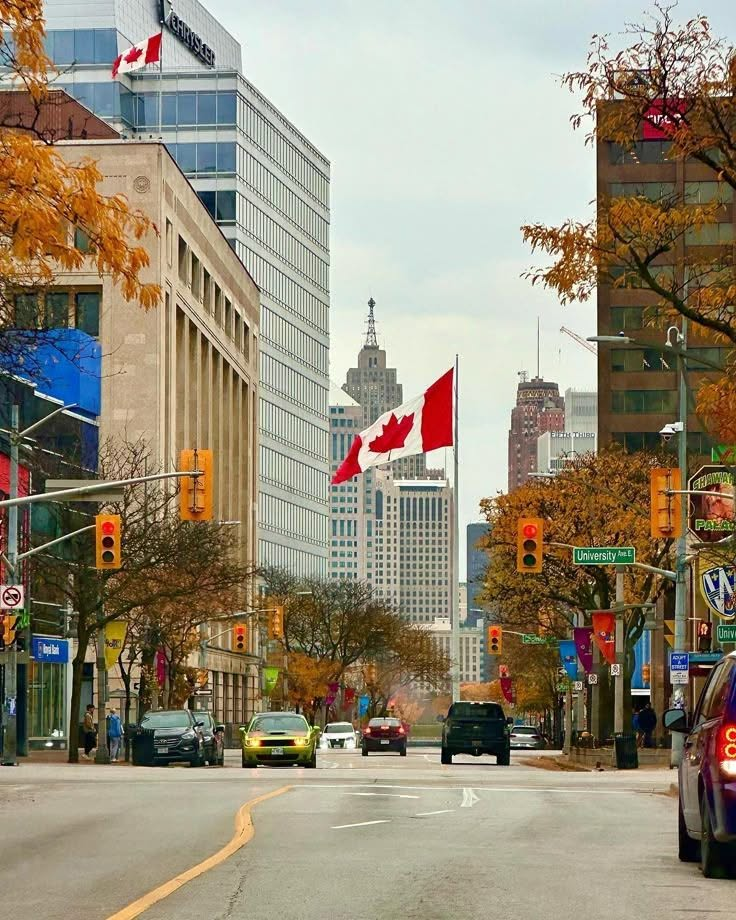
#> input picture images/Street1.jpg, 736 x 920 px
$ python -i edge_detection.py   (imports and definitions only)   (older library calls are emulated)
#> lines starting #> are read from the running program, lines starting #| are printed output that depends on the picture
#> further down, picture is the input picture: shape (920, 736, 3); mean B, G, R 118.8, 139, 148.6
"""
edge_detection.py
-----------------
Edge detection algorithms for VisionPro Studio.
Includes Sobel, Laplacian, Canny, Prewitt, Roberts,
Scharr, and edge overlay.
"""

import cv2
import numpy as np


class EdgeDetector:

    # ---------------------------------------------------------
    # Sobel
    # ---------------------------------------------------------

    @staticmethod
    def sobel(image, ksize=3):
        """
        Sobel edge detection.

        Returns
        -------
        tuple
            (sobel_x, sobel_y, combined)
        """
#> called with ksize = 3

        gray = cv2.cvtColor(image, cv2.COLOR_BGR2GRAY)
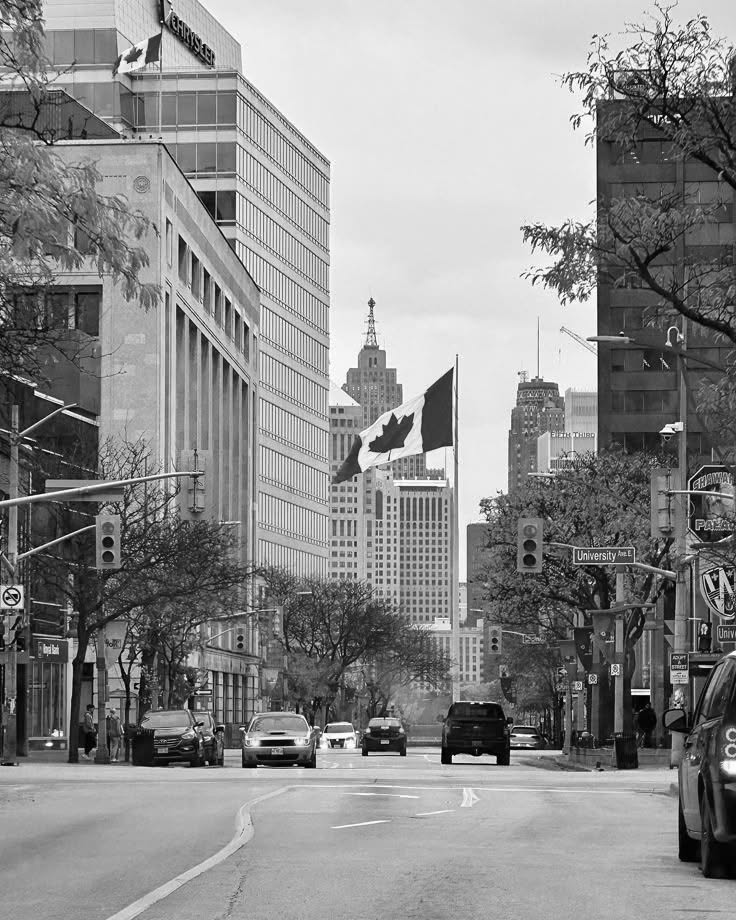
#> gray: shape (920, 736); min 0, max 255, mean 139.6

        sobel_x = cv2.Sobel(gray, cv2.CV_64F, 1, 0, ksize=ksize)
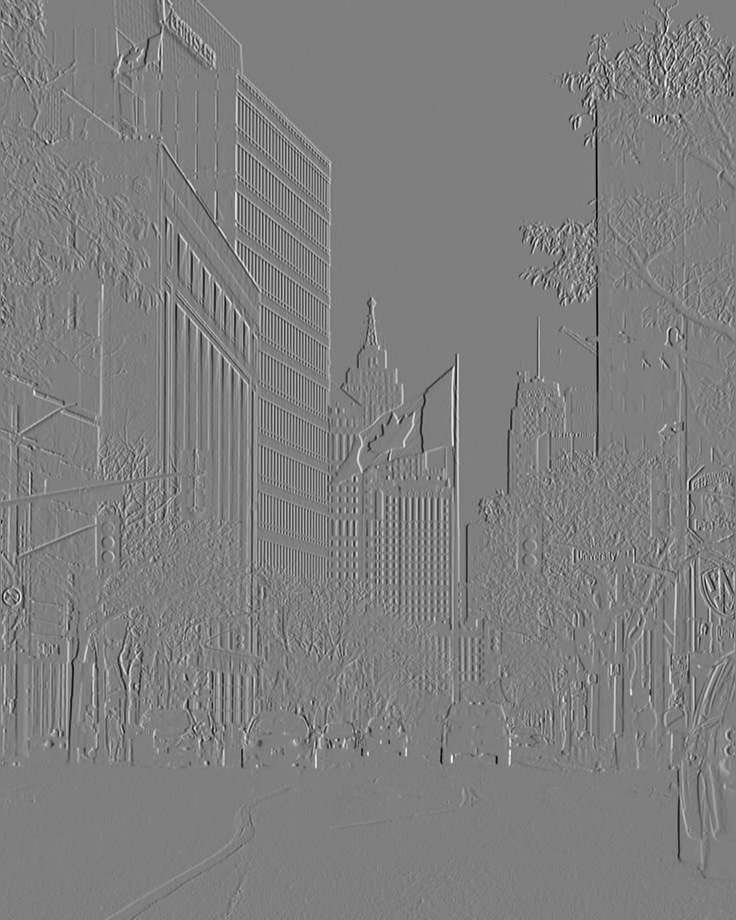
#> sobel_x: shape (920, 736) float64; min -943, max 945, mean -0.2; drawn with min black and max white
        sobel_y = cv2.Sobel(gray, cv2.CV_64F, 0, 1, ksize=ksize)
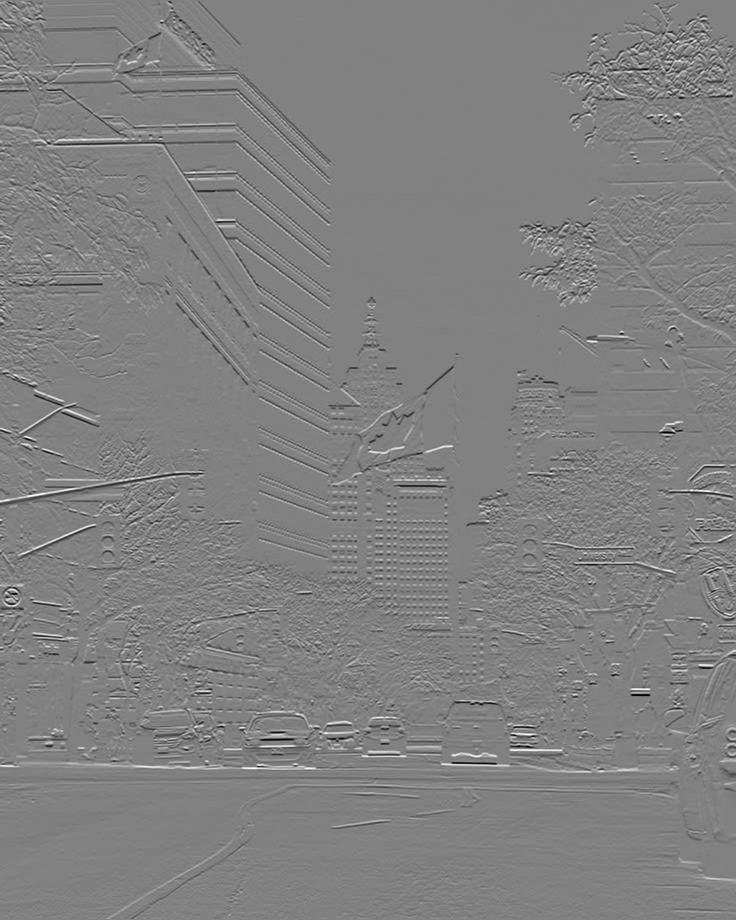
#> sobel_y: shape (920, 736) float64; min -965, max 942, mean -0.4; drawn with min black and max white

        sobel_x = cv2.convertScaleAbs(sobel_x)
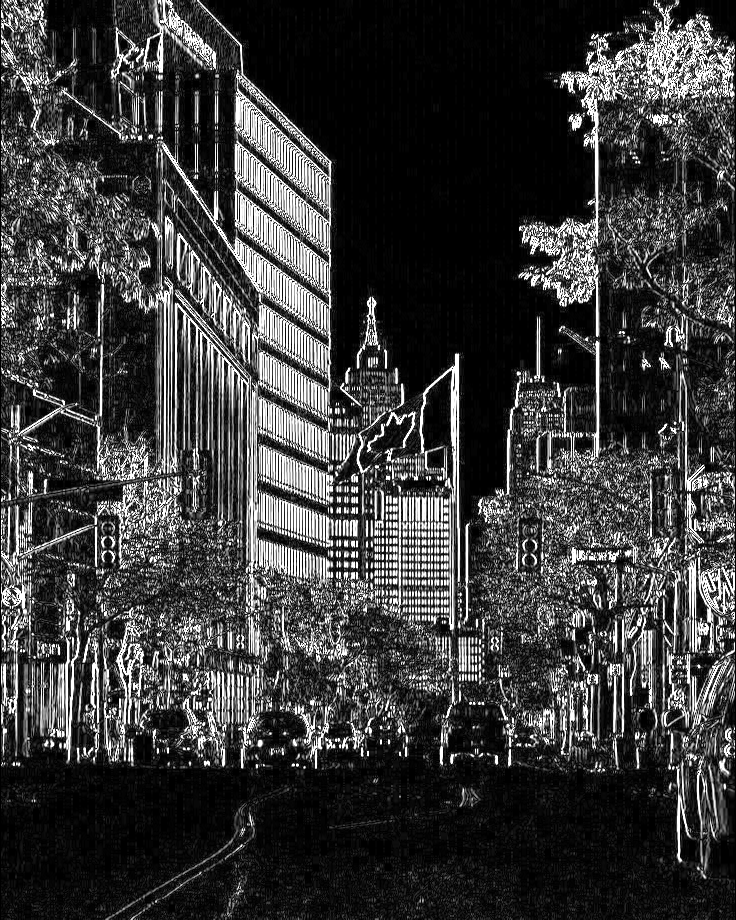
#> sobel_x: shape (920, 736); min 0, max 255, mean 58.8
        sobel_y = cv2.convertScaleAbs(sobel_y)
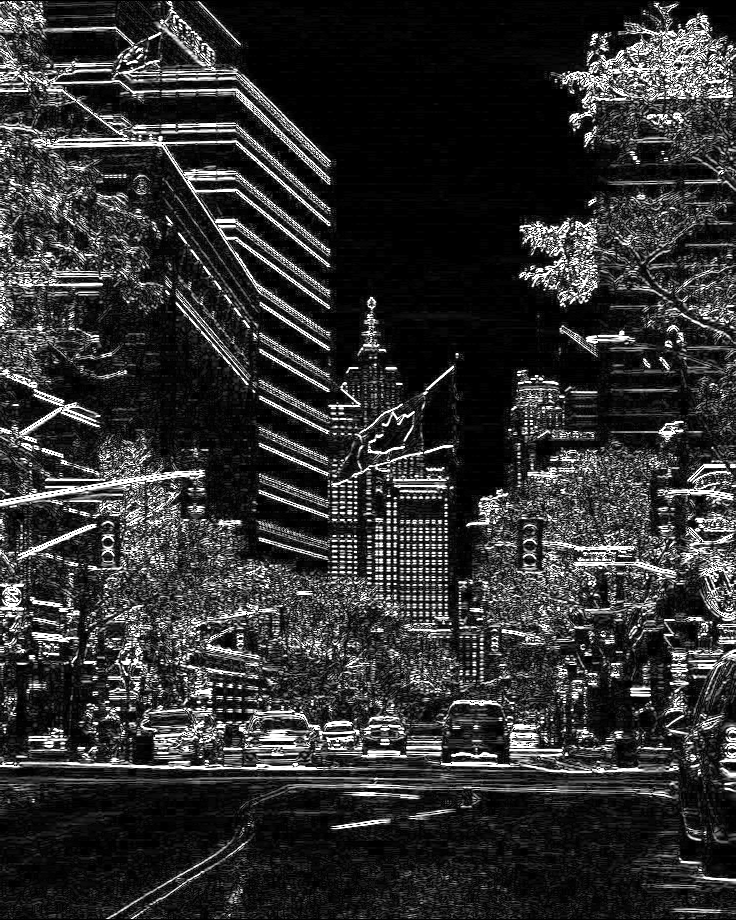
#> sobel_y: shape (920, 736); min 0, max 255, mean 49.1

        combined = cv2.addWeighted(
            sobel_x,
            0.5,
            sobel_y,
            0.5,
            0
        )
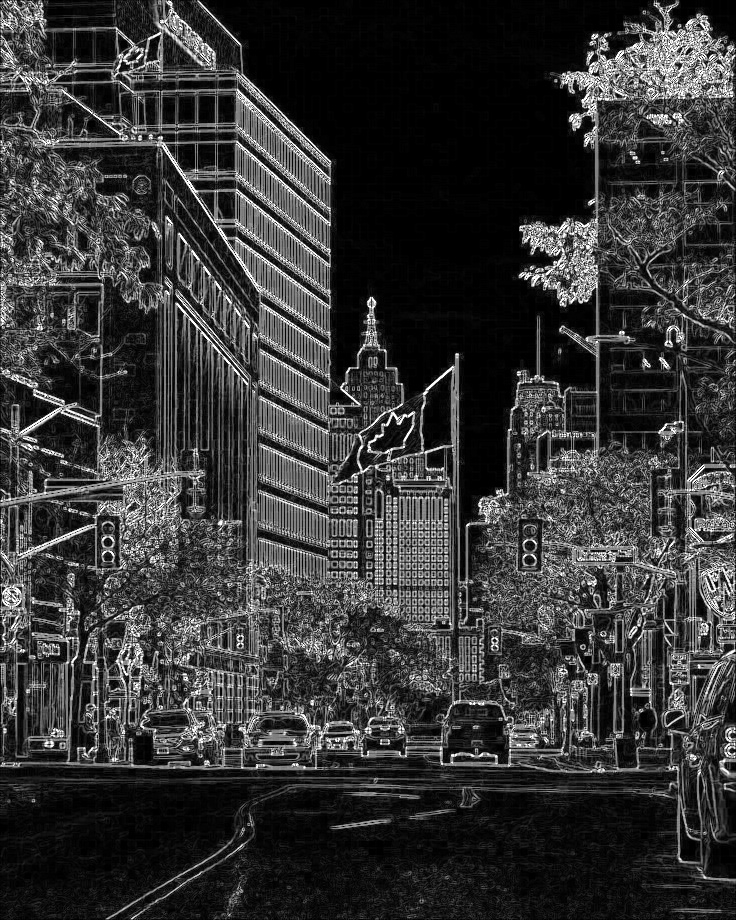
#> combined: shape (920, 736); min 0, max 255, mean 53.9

        return sobel_x, sobel_y, combined

    # ---------------------------------------------------------
    # Laplacian
    # ---------------------------------------------------------

    # [217 lines left out: functions laplacian, canny, prewitt, roberts, scharr, edge_overlay and 1 more, not called in this run]

>>> import cv2
>>> picture = cv2.imread('../images/Street1.jpg')
>>> result = EdgeDetector().sobel(picture)

$ run again, on images/apple.jpg
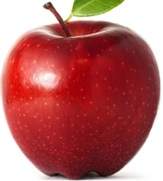
#> input picture images/apple.jpg, 163 x 181 px
#> picture is the input picture: shape (181, 163, 3); mean B, G, R 101.6, 102.7, 181
#> in sobel, `sobel_y = cv2.Sobel(gray, cv2.CV_64F, 0, 1, ksize=ksize)`:
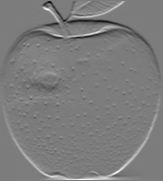
#> sobel_y: shape (181, 163) float64; min -699, max 731, mean 0.9; drawn with min black and max white
#> in sobel, `combined = cv2.addWeighted( sobel_x, 0.5, sobel_y, 0.5, 0 )`:
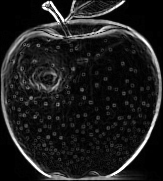
#> combined: shape (181, 163); min 0, max 255, mean 30.1
